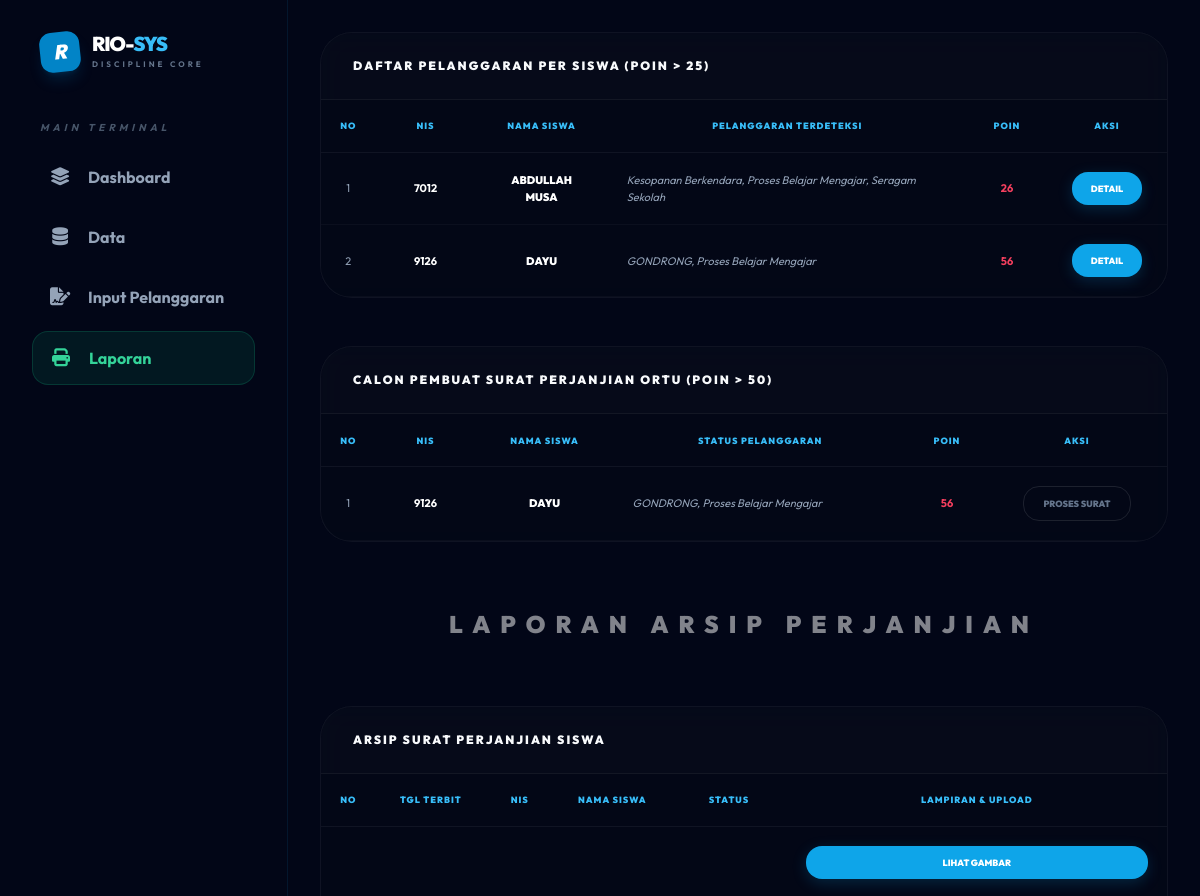
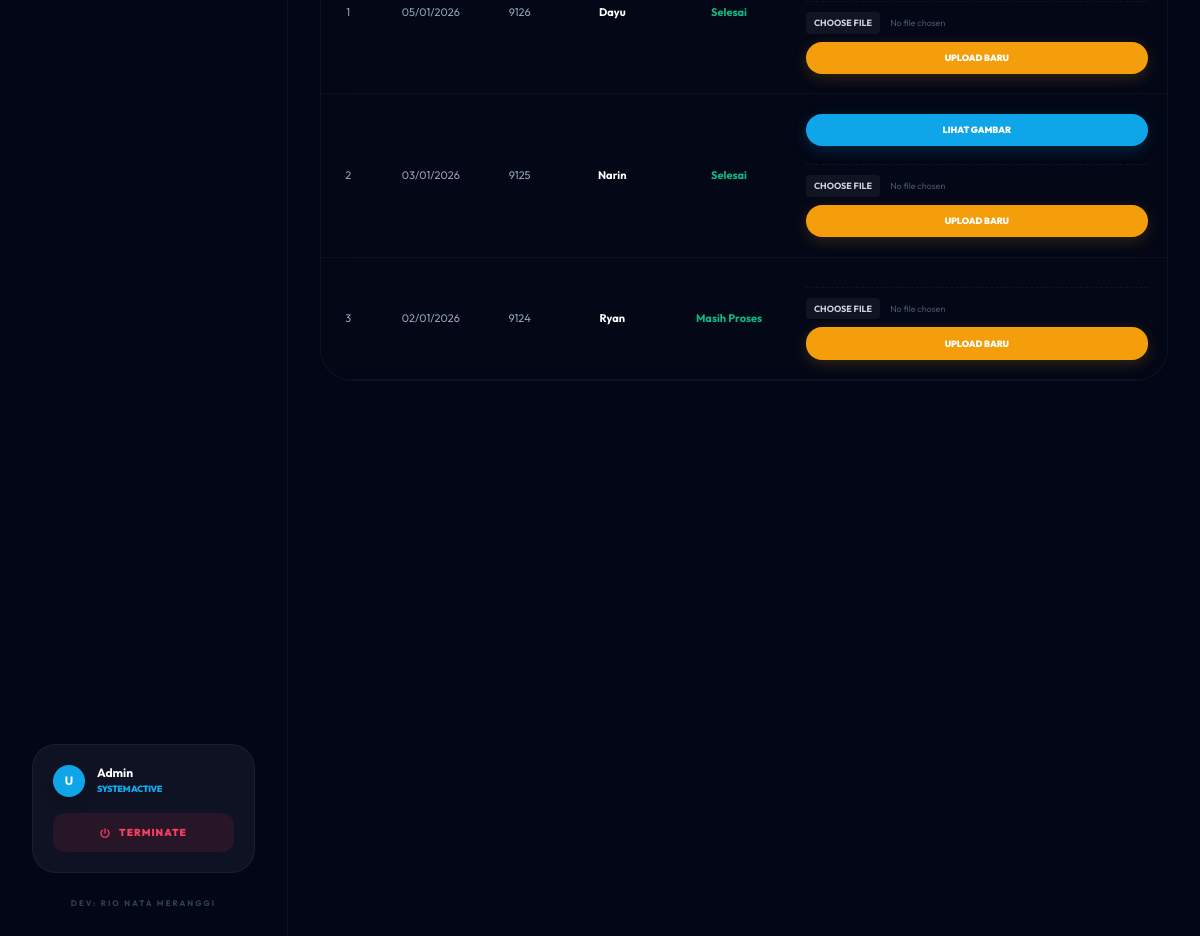
Page /core/laporan_perjanjian.php on the committed database (2 pictures, top to bottom).
### tables this page shows
CREATE TABLE `siswa` (
  `nis` int NOT NULL,
  `nama_siswa` varchar(50) DEFAULT NULL,
  `jenis_kelamin` enum('Laki - Laki','Perempuan') DEFAULT NULL,
  `alamat` varchar(100) DEFAULT NULL,
  `password` varchar(70) DEFAULT NULL,
  `status` enum('aktif','tidak_aktif','lulus','pindah') DEFAULT NULL,
  `id_ortu_wali` int DEFAULT NULL,
  `id_kelas` int DEFAULT NULL
);

CREATE TABLE `perjanjian_siswa` (
  `id_perjanjian_siswa` int NOT NULL,
  `tanggal` datetime DEFAULT NULL,
  `id_pelanggaran_siswa` int DEFAULT NULL,
  `status` enum('Masih Proses','Selesai') DEFAULT NULL,
  `foto_dokumen` varchar(100) DEFAULT NULL,
  `tingkat` varchar(3) DEFAULT NULL
);

### core/laporan_perjanjian.php (the view, shortened to what this page needs)
<?php
include "../config/config.php";
include "../includes/header.php";
$sql_25 = "SELECT s.nis, s.nama_siswa, GROUP_CONCAT(DISTINCT jp.jenis SEPARATOR ', ') as daftar, SUM(jp.poin) as total
           FROM pelanggaran_siswa ps
           JOIN siswa s ON ps.nis = s.nis
           JOIN jenis_pelanggaran jp ON ps.id_jenis_pelanggaran = jp.id_jenis_pelanggaran
           GROUP BY s.nis HAVING total >= 25";
$query_25 = mysqli_query($conn, $sql_25);
$sql_50 = "SELECT s.nis, s.nama_siswa, GROUP_CONCAT(DISTINCT jp.jenis SEPARATOR ', ') as daftar, SUM(jp.poin) as total
           FROM pelanggaran_siswa ps
           JOIN siswa s ON ps.nis = s.nis
           JOIN jenis_pelanggaran jp ON ps.id_jenis_pelanggaran = jp.id_jenis_pelanggaran
           GROUP BY s.nis HAVING total >= 50";
$query_50 = mysqli_query($conn, $sql_50);
$sql_laporan_siswa = "SELECT pjs.*, s.nama_siswa, s.nis
                      FROM perjanjian_siswa pjs
                      JOIN pelanggaran_siswa pls ON pjs.id_pelanggaran_siswa = pls.id_pelanggaran_siswa
                      JOIN siswa s ON pls.nis = s.nis
                      ORDER BY pjs.tanggal DESC";
$query_laporan_siswa = mysqli_query($conn, $sql_laporan_siswa);
?>
<div class="p-8">
    <div class="rio-card">
        <div class="rio-header">
            <h3>Daftar Pelanggaran Per Siswa (Poin > 25)</h3>
        </div>
        <table class="rio-table">
            <thead>
                <tr><th width="50">No</th><th width="100">NIS</th><th>Nama Siswa</th><th>Pelanggaran Terdeteksi</th><th width="80">Poin</th><th width="120">Aksi</th></tr>
            </thead>
            <tbody>
                <?php $n=1; while($r = mysqli_fetch_array($query_25)): ?>
                <tr>
                    <td><?= $n++ ?></td>
                    <td style="color:white; font-weight:bold;"><?= $r['nis'] ?></td>
                    <td style="color:white; font-weight:900; italic"><?= strtoupper($r['nama_siswa']) ?></td>
                    <td style="font-style:italic; text-align:left;"><?= $r['daftar'] ?></td>
                    <td><span style="color:#f43f5e; font-weight:bold;"><?= $r['total'] ?></span></td>
                    <td><a href="detail_pelanggaran.php?nis=<?= $r['nis'] ?>" class="btn-action btn-blue">Detail</a></td>
                </tr>
                <?php endwhile; ?>
            </tbody>
        </table>
    </div>
    <div class="rio-card">
        <div class="rio-header">
            <h3>Calon Pembuat Surat Perjanjian Ortu (Poin > 50)</h3>
        </div>
        <table class="rio-table">
            <thead>
                <tr><th width="50">No</th><th width="100">NIS</th><th>Nama Siswa</th><th>Status Pelanggaran</th><th width="80">Poin</th><th width="180">Aksi</th></tr>
            </thead>
            <tbody>
                <?php $n=1; while($r = mysqli_fetch_array($query_50)): ?>
                <tr>
                    <td><?= $n++ ?></td>
                    <td style="color:white; font-weight:bold;"><?= $r['nis'] ?></td>
                    <td style="color:white; font-weight:900;"><?= strtoupper($r['nama_siswa']) ?></td>
                    <td style="font-style:italic; text-align:left;"><?= $r['daftar'] ?></td>
                    <td><span style="color:#f43f5e; font-weight:bold;"><?= $r['total'] ?></span></td>
                    <td>
                        <a href="buat_surat.php?nis=<?= $r['nis'] ?>" class="btn-action btn-outline">Proses Surat</a>
                    </td>
                </tr>
                <?php endwhile; ?>
            </tbody>
        </table>
    </div>
    <div style="text-align: center; margin: 4rem 0;">
        <h2 style="color:white; font-weight:900; text-transform:uppercase; letter-spacing:10px; font-size: 1.5rem; opacity: 0.5;">Laporan Arsip Perjanjian</h2>
    </div>
    <div class="rio-card">
        <div class="rio-header"><h3>Arsip Surat Perjanjian Siswa</h3></div>
        <table class="rio-table">
            <thead>
                <tr><th width="50">No</th><th>Tgl Terbit</th><th>NIS</th><th>Nama Siswa</th><th>Status</th><th>Lampiran & Upload</th></tr>
            </thead>
            <tbody>
                <?php $n=1; while($r = mysqli_fetch_array($query_laporan_siswa)): ?>
                <tr>
                    <td><?= $n++ ?></td>
                    <td><?= date('d/m/Y', strtotime($r['tanggal'])) ?></td>
                    <td><?= $r['nis'] ?></td>
                    <td style="color:white; font-weight:bold;"><?= $r['nama_siswa'] ?></td>
                    <td><span style="color:#10b981; font-weight:bold;"><?= $r['status'] ?></span></td>
                    <td>
                        <?php if($r['foto_dokumen']): ?>
                            <a href="../uploads/perjanjian/<?= $r['foto_dokumen'] ?>" target="_blank" class="btn-action btn-blue mb-2 w-full text-center">Lihat Gambar</a>
                        <?php endif; ?>
                        <div class="upload-container">
                            <form action="upload_perjanjian.php" method="POST" enctype="multipart/form-data">
                                <input type="file" name="foto" class="input-file-custom" required>
                                <button type="submit" name="upload" class="btn-action btn-orange w-full">Upload Baru</button>
                            </form>
                        </div>
                    </td>
                </tr>
                <?php endwhile; ?>
            </tbody>
        </table>
    </div>
</div>
<?php include "../includes/footer.php"; ?>

### includes/header.php (style rules this page uses)
body { font-family: 'Outfit', sans-serif; background-color: #020617; overflow-x: hidden; }

### core/laporan_perjanjian.php (style rules this page uses)
.rio-card { background: rgba(5, 10, 24, 0.4); border: 1px solid rgba(255,255,255,0.05); border-radius: 2rem; margin-bottom: 3rem; overflow: hidden; backdrop-filter: blur(15px); }
.rio-header { padding: 1.5rem 2rem; border-bottom: 1px solid rgba(255,255,255,0.05); display: flex; justify-content: space-between; align-items: center; background: rgba(255,255,255,0.01); }
.rio-header h3 { color: #f8fafc; font-weight: 900; text-transform: uppercase; letter-spacing: 2px; font-size: 0.75rem; margin: 0; }
.rio-table { width: 100%; border-collapse: collapse; }
.rio-table th { color: #38bdf8; font-size: 9px; font-weight: 900; text-transform: uppercase; padding: 1.2rem; text-align: center; letter-spacing: 1px; border-bottom: 1px solid rgba(255,255,255,0.05); }
.rio-table td { padding: 1.2rem; font-size: 11px; color: #94a3b8; border-bottom: 1px solid rgba(255,255,255,0.03); text-align: center; vertical-align: middle; }
.btn-action { padding: 0.6rem 1.2rem; border-radius: 1rem; font-size: 9px; font-weight: 900; text-transform: uppercase; cursor: pointer; text-decoration: none; display: inline-block; border: none; transition: 0.3s; }
.btn-blue { background: #0ea5e9; color: white; box-shadow: 0 4px 15px rgba(14, 165, 233, 0.2); }
.btn-orange { background: #f59e0b; color: white; box-shadow: 0 4px 15px rgba(245, 158, 11, 0.2); }
.btn-outline { background: transparent; border: 1px solid rgba(255,255,255,0.1); color: #64748b; }
.upload-container { margin-top: 10px; padding-top: 10px; border-top: 1px dashed rgba(255,255,255,0.05); }
.input-file-custom { font-size: 9px; color: #475569; width: 100%; margin-bottom: 8px; }

### rows in the picture
siswa: nis "7012", nama_siswa "ABDULLAH MUSA", daftar "Kesopanan Berkendara, Proses Belajar Mengajar, Seragam Sekolah", total "26"
siswa: nis "9126", nama_siswa "DAYU", daftar "GONDRONG, Proses Belajar Mengajar", total "56"
perjanjian_siswa: tanggal "05/01/2026", siswa.nis "9126", siswa.nama_siswa "Dayu", status "Selesai"
perjanjian_siswa: tanggal "03/01/2026", siswa.nis "9125", siswa.nama_siswa "Narin", status "Selesai"
perjanjian_siswa: tanggal "02/01/2026", siswa.nis "9124", siswa.nama_siswa "Ryan", status "Masih Proses"

### other values in the picture
substr($_SESSION['username'] ?? 'U', 0, 1) "U"
$_SESSION['username'] "Admin"
